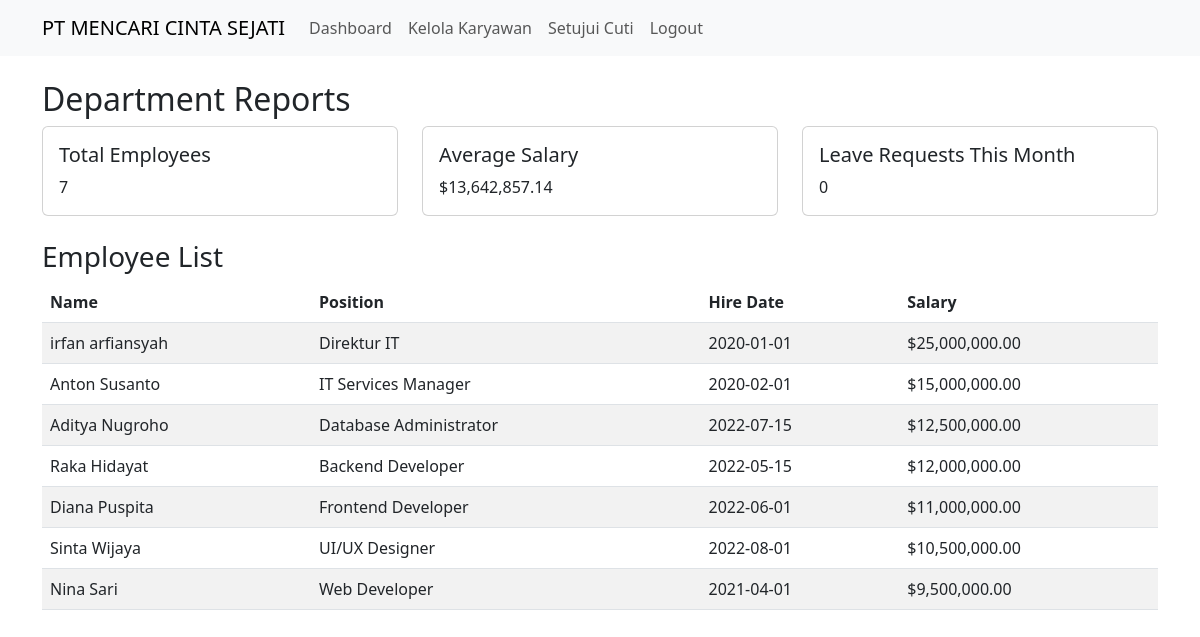
Screenshot of /view_department_reports.php (signed in) with the database file from the repository.
### tables this page shows
CREATE TABLE `employees` (
  `employee_id` int(11) NOT NULL,
  `user_id` int(11) DEFAULT NULL,
  `first_name` varchar(50) NOT NULL,
  `last_name` varchar(50) NOT NULL,
  `nik` varchar(20) DEFAULT NULL,
  `birth_date` date DEFAULT NULL,
  `gender` enum('M','F') DEFAULT NULL,
  `address` text DEFAULT NULL,
  `phone` varchar(20) DEFAULT NULL,
  `hire_date` date DEFAULT NULL,
  `position` varchar(100) DEFAULT NULL,
  `salary` decimal(15,2) DEFAULT NULL,
  `created_at` timestamp NOT NULL DEFAULT current_timestamp(),
  `updated_at` timestamp NOT NULL DEFAULT current_timestamp() ON UPDATE current_timestamp()
);

### view_department_reports.php (the view, shortened to what this page needs)
<?php
require_once 'db_connection.php';
$department_id = $_SESSION['department_id'];
$sql = "SELECT COUNT(*) as total_employees FROM employees e JOIN users u ON e.user_id = u.user_id WHERE u.department_id = ?";
$stmt = $conn->prepare($sql);
$stmt->bind_param("i", $department_id);
$stmt->execute();
$result = $stmt->get_result();
$total_employees = $result->fetch_assoc()['total_employees'];
$sql = "SELECT AVG(salary) as avg_salary FROM employees e JOIN users u ON e.user_id = u.user_id WHERE u.department_id = ?";
$stmt = $conn->prepare($sql);
$stmt->bind_param("i", $department_id);
$stmt->execute();
$result = $stmt->get_result();
$avg_salary = $result->fetch_assoc()['avg_salary'];
$sql = "SELECT COUNT(*) as leave_requests FROM leave_requests lr
        JOIN employees e ON lr.employee_id = e.employee_id
        JOIN users u ON e.user_id = u.user_id
        WHERE u.department_id = ? AND MONTH(lr.start_date) = MONTH(CURRENT_DATE()) AND YEAR(lr.start_date) = YEAR(CURRENT_DATE())";
$stmt = $conn->prepare($sql);
$stmt->bind_param("i", $department_id);
$stmt->execute();
$result = $stmt->get_result();
$leave_requests = $result->fetch_assoc()['leave_requests'];
$content = '
<h2>Department Reports</h2>
<div class="row">
    <div class="col-md-4">
        <div class="card">
            <div class="card-body">
                <h5 class="card-title">Total Employees</h5>
                <p class="card-text">' . $total_employees . '</p>
            </div>
        </div>
    </div>
    <div class="col-md-4">
        <div class="card">
            <div class="card-body">
                <h5 class="card-title">Average Salary</h5>
                <p class="card-text">$' . number_format($avg_salary, 2) . '</p>
            </div>
        </div>
    </div>
    <div class="col-md-4">
        <div class="card">
            <div class="card-body">
                <h5 class="card-title">Leave Requests This Month</h5>
                <p class="card-text">' . $leave_requests . '</p>
            </div>
        </div>
    </div>
</div>
<h3 class="mt-4">Employee List</h3>
<table class="table table-striped">
    <thead>
        <tr>
            <th>Name</th>
            <th>Position</th>
            <th>Hire Date</th>
            <th>Salary</th>
        </tr>
    </thead>
    <tbody>
';
$sql = "SELECT e.first_name, e.last_name, e.position, e.hire_date, e.salary
        FROM employees e
        JOIN users u ON e.user_id = u.user_id
        WHERE u.department_id = ?
        ORDER BY e.salary DESC";
$stmt = $conn->prepare($sql);
$stmt->bind_param("i", $department_id);
$stmt->execute();
$result = $stmt->get_result();
while ($row = $result->fetch_assoc()) {
    $content .= '
        <tr>
            <td>' . $row['first_name'] . ' ' . $row['last_name'] . '</td>
            <td>' . $row['position'] . '</td>
            <td>' . $row['hire_date'] . '</td>
            <td>$' . number_format($row['salary'], 2) . '</td>
        </tr>
    ';
}
$content .= '
    </tbody>
</table>
';
include 'layout.php';
?>

### rows the page displays
employees: first_name "irfan", last_name "arfiansyah", position "Direktur IT", hire_date "2020-01-01", salary "25,000,000.00"
employees: first_name "Anton", last_name "Susanto", position "IT Services Manager", hire_date "2020-02-01", salary "15,000,000.00"
employees: first_name "Aditya", last_name "Nugroho", position "Database Administrator", hire_date "2022-07-15", salary "12,500,000.00"
employees: first_name "Raka", last_name "Hidayat", position "Backend Developer", hire_date "2022-05-15", salary "12,000,000.00"
employees: first_name "Diana", last_name "Puspita", position "Frontend Developer", hire_date "2022-06-01", salary "11,000,000.00"
employees: first_name "Sinta", last_name "Wijaya", position "UI/UX Designer", hire_date "2022-08-01", salary "10,500,000.00"
employees: first_name "Nina", last_name "Sari", position "Web Developer", hire_date "2021-04-01", salary "9,500,000.00"

### other values shown
$total_employees "7"
$avg_salary "13,642,857.14"
$leave_requests "0"
